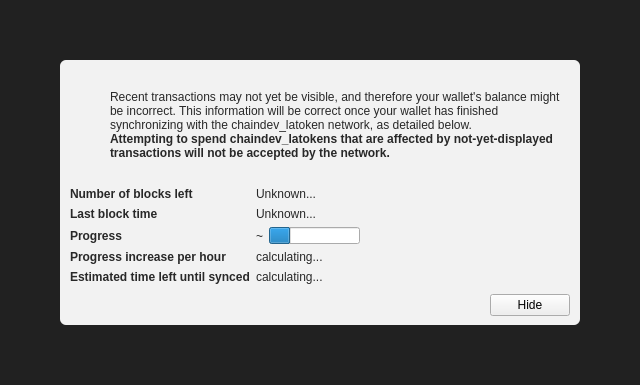
<?xml version="1.0" encoding="UTF-8"?>
<ui version="4.0">
 <class>ModalOverlay</class>
 <widget class="ModalOverlay" name="ModalOverlay">
  <property name="geometry">
   <rect>
    <x>0</x>
    <y>0</y>
    <width>640</width>
    <height>385</height>
   </rect>
  </property>
  <property name="windowTitle">
   <string>Form</string>
  </property>
  <layout class="QVBoxLayout" name="verticalLayout" stretch="0">
   <property name="sizeConstraint">
    <enum>QLayout::SetDefaultConstraint</enum>
   </property>
   <property name="leftMargin">
    <number>0</number>
   </property>
   <property name="topMargin">
    <number>0</number>
   </property>
   <property name="rightMargin">
    <number>0</number>
   </property>
   <property name="bottomMargin">
    <number>0</number>
   </property>
   <item>
    <widget class="QWidget" name="bgWidget" native="true">
     <property name="styleSheet">
      <string notr="true">#bgWidget { background: rgba(0,0,0,220); }</string>
     </property>
     <layout class="QVBoxLayout" name="verticalLayoutMain" stretch="1">
      <property name="leftMargin">
       <number>60</number>
      </property>
      <property name="topMargin">
       <number>60</number>
      </property>
      <property name="rightMargin">
       <number>60</number>
      </property>
      <property name="bottomMargin">
       <number>60</number>
      </property>
      <item>
       <widget class="QWidget" name="contentWidget" native="true">
        <property name="styleSheet">
         <string notr="true">#contentWidget { background: rgba(255,255,255,240); border-radius: 6px; }

QLabel { color: rgb(40,40,40);  }</string>
        </property>
        <layout class="QVBoxLayout" name="verticalLayoutSub" stretch="1,0,0,0">
         <property name="spacing">
          <number>0</number>
         </property>
         <property name="leftMargin">
          <number>10</number>
         </property>
         <property name="topMargin">
          <number>10</number>
         </property>
         <property name="rightMargin">
          <number>10</number>
         </property>
         <property name="bottomMargin">
          <number>10</number>
         </property>
         <item>
          <layout class="QHBoxLayout" name="horizontalLayoutIconText" stretch="0,1">
           <property name="topMargin">
            <number>20</number>
           </property>
           <item>
            <layout class="QVBoxLayout" name="verticalLayoutIcon">
             <property name="leftMargin">
              <number>0</number>
             </property>
             <item>
              <widget class="QPushButton" name="warningIcon">
               <property name="enabled">
                <bool>false</bool>
               </property>
               <property name="text">
                <string/>
               </property>
               <property name="icon">
                <iconset>
                 <normaloff>:/icons/warning</normaloff>
                 <disabledoff>:/icons/warning</disabledoff>:/icons/warning</iconset>
               </property>
               <property name="iconSize">
                <size>
                 <width>48</width>
                 <height>48</height>
                </size>
               </property>
               <property name="flat">
                <bool>true</bool>
               </property>
              </widget>
             </item>
             <item>
              <spacer name="verticalSpacerWarningIcon">
               <property name="orientation">
                <enum>Qt::Vertical</enum>
               </property>
               <property name="sizeHint" stdset="0">
                <size>
                 <width>20</width>
                 <height>40</height>
                </size>
               </property>
              </spacer>
             </item>
            </layout>
           </item>
           <item>
            <layout class="QVBoxLayout" name="verticalLayoutInfoText">
             <property name="leftMargin">
              <number>0</number>
             </property>
             <property name="topMargin">
              <number>0</number>
             </property>
             <item>
              <widget class="QLabel" name="infoText">
               <property name="text">
                <string>Recent transactions may not yet be visible, and therefore your wallet's balance might be incorrect. This information will be correct once your wallet has finished synchronizing with the chaindev_latoken network, as detailed below.</string>
               </property>
               <property name="textFormat">
                <enum>Qt::RichText</enum>
               </property>
               <property name="wordWrap">
                <bool>true</bool>
               </property>
              </widget>
             </item>
             <item>
              <widget class="QLabel" name="infoTextStrong">
               <property name="font">
                <font>
                 <weight>75</weight>
                 <bold>true</bold>
                </font>
               </property>
               <property name="text">
                <string>Attempting to spend chaindev_latokens that are affected by not-yet-displayed transactions will not be accepted by the network.</string>
               </property>
               <property name="textFormat">
                <enum>Qt::RichText</enum>
               </property>
               <property name="wordWrap">
                <bool>true</bool>
               </property>
              </widget>
             </item>
             <item>
              <spacer name="verticalSpacerInTextSpace">
               <property name="orientation">
                <enum>Qt::Vertical</enum>
               </property>
               <property name="sizeHint" stdset="0">
                <size>
                 <width>20</width>
                 <height>40</height>
                </size>
               </property>
              </spacer>
             </item>
            </layout>
           </item>
          </layout>
         </item>
         <item>
          <spacer name="verticalSpacerAfterText">
           <property name="orientation">
            <enum>Qt::Vertical</enum>
           </property>
           <property name="sizeHint" stdset="0">
            <size>
             <width>20</width>
             <height>40</height>
            </size>
           </property>
          </spacer>
         </item>
         <item>
          <layout class="QFormLayout" name="formLayout">
           <property name="fieldGrowthPolicy">
            <enum>QFormLayout::FieldsStayAtSizeHint</enum>
           </property>
           <property name="horizontalSpacing">
            <number>6</number>
           </property>
           <property name="verticalSpacing">
            <number>6</number>
           </property>
           <property name="topMargin">
            <number>10</number>
           </property>
           <item row="0" column="0">
            <widget class="QLabel" name="labelNumberOfBlocksLeft">
             <property name="font">
              <font>
               <weight>75</weight>
               <bold>true</bold>
              </font>
             </property>
             <property name="text">
              <string>Number of blocks left</string>
             </property>
            </widget>
           </item>
           <item row="0" column="1">
            <widget class="QLabel" name="numberOfBlocksLeft">
             <property name="text">
              <string>Unknown...</string>
             </property>
            </widget>
           </item>
           <item row="1" column="0">
            <widget class="QLabel" name="labelLastBlockTime">
             <property name="font">
              <font>
               <weight>75</weight>
               <bold>true</bold>
              </font>
             </property>
             <property name="text">
              <string>Last block time</string>
             </property>
            </widget>
           </item>
           <item row="1" column="1">
            <widget class="QLabel" name="newestBlockDate">
             <property name="sizePolicy">
              <sizepolicy hsizetype="Maximum" vsizetype="Preferred">
               <horstretch>0</horstretch>
               <verstretch>0</verstretch>
              </sizepolicy>
             </property>
             <property name="text">
              <string>Unknown...</string>
             </property>
            </widget>
           </item>
           <item row="2" column="0">
            <widget class="QLabel" name="labelSyncDone">
             <property name="font">
              <font>
               <weight>75</weight>
               <bold>true</bold>
              </font>
             </property>
             <property name="text">
              <string>Progress</string>
             </property>
            </widget>
           </item>
           <item row="2" column="1">
            <layout class="QHBoxLayout" name="horizontalLayoutSync" stretch="0,1">
             <item>
              <widget class="QLabel" name="percentageProgress">
               <property name="text">
                <string notr="true">~</string>
               </property>
              </widget>
             </item>
             <item>
              <widget class="QProgressBar" name="progressBar">
               <property name="value">
                <number>24</number>
               </property>
               <property name="format">
                <string/>
               </property>
              </widget>
             </item>
            </layout>
           </item>
           <item row="4" column="0">
            <widget class="QLabel" name="labelProgressIncrease">
             <property name="font">
              <font>
               <weight>75</weight>
               <bold>true</bold>
              </font>
             </property>
             <property name="text">
              <string>Progress increase per hour</string>
             </property>
            </widget>
           </item>
           <item row="4" column="1">
            <widget class="QLabel" name="progressIncreasePerH">
             <property name="text">
              <string>calculating...</string>
             </property>
            </widget>
           </item>
           <item row="5" column="0">
            <widget class="QLabel" name="labelEstimatedTimeLeft">
             <property name="font">
              <font>
               <weight>75</weight>
               <bold>true</bold>
              </font>
             </property>
             <property name="text">
              <string>Estimated time left until synced</string>
             </property>
            </widget>
           </item>
           <item row="5" column="1">
            <widget class="QLabel" name="expectedTimeLeft">
             <property name="text">
              <string>calculating...</string>
             </property>
            </widget>
           </item>
          </layout>
         </item>
         <item>
          <layout class="QHBoxLayout" name="horizontalLayoutButtons">
           <property name="leftMargin">
            <number>10</number>
           </property>
           <property name="topMargin">
            <number>10</number>
           </property>
           <item>
            <spacer name="horizontalSpacer">
             <property name="orientation">
              <enum>Qt::Horizontal</enum>
             </property>
             <property name="sizeHint" stdset="0">
              <size>
               <width>40</width>
               <height>20</height>
              </size>
             </property>
            </spacer>
           </item>
           <item>
            <widget class="QPushButton" name="closeButton">
             <property name="text">
              <string>Hide</string>
             </property>
            </widget>
           </item>
          </layout>
         </item>
        </layout>
       </widget>
      </item>
     </layout>
    </widget>
   </item>
  </layout>
 </widget>
 <customwidgets>
  <customwidget>
   <class>ModalOverlay</class>
   <extends>QWidget</extends>
   <header>modaloverlay.h</header>
   <container>1</container>
  </customwidget>
 </customwidgets>
 <resources/>
 <connections/>
</ui>
